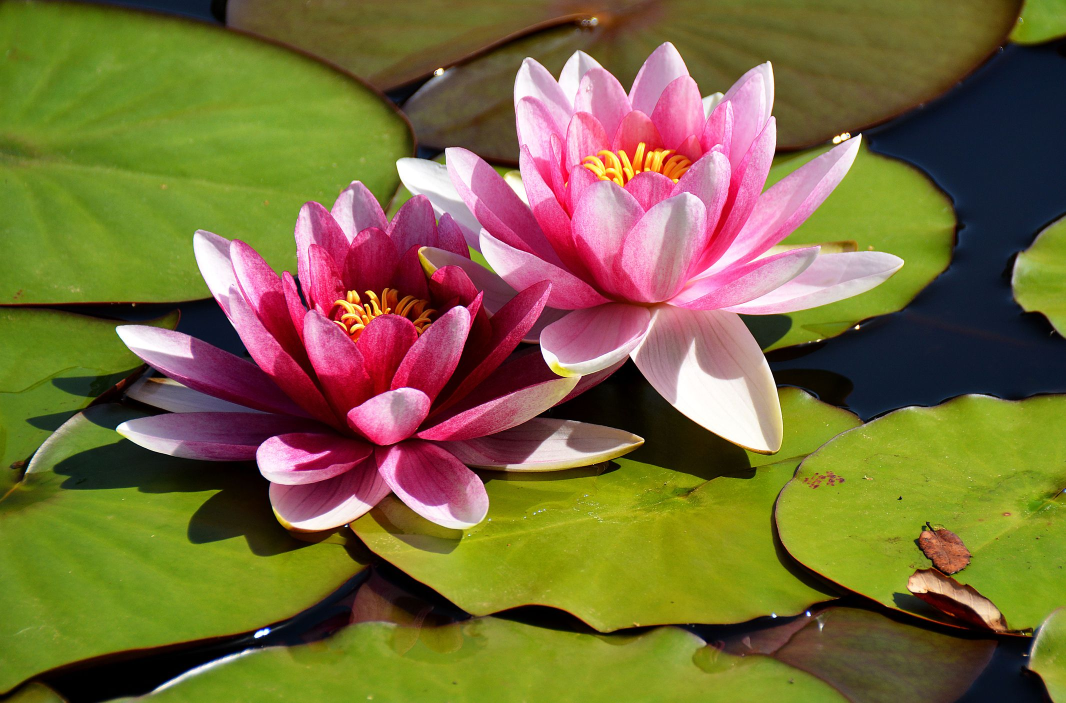
#> input picture python_opencv_scikit-learn_pillow/images/test_image.jpg, 2131 x 1406 px, found by its file name (shown at 1/2 size)
$ jupyter execute opencv_image_processing.ipynb
#> lines starting #> are read from the running program, lines starting #| are printed output that depends on the picture; after the words box and inside, x2 and y2 are one past the last pixel; in counts of white or black regions, pixels touching at a corner belong together
<div id="BBox" class="alert alert-warning" style="font-family:courier;color:black;justify-content:left;">
<h1>OpenCV Basics for Image Preprocessing</h1>
<h3>1. Reading and Displaying Images</h3>
<strong>Method: </strong>
cv2.imread(), cv2.imshow(), cv2.imwrite()
<br><br>
<strong>Explanation: </strong>
Reading images is fundamental before applying any transformations. Displaying allows verification, and saving is useful for storing results.
</div>

[cell 1]
# pip install opencv-python

[cell 2]
import cv2
image = cv2.imread('test_image.jpg')
#> image is the input picture: shape (1406, 2131, 3); mean B, G, R 59.3, 107.3, 121.3
# Naming a window
cv2.namedWindow("Original Image", cv2.WINDOW_NORMAL)
# Using resizeWindow()
cv2.resizeWindow("Original Image", 1280, 720)
cv2.imshow('Original Image', image)
cv2.waitKey(0)
cv2.destroyAllWindows()

<div id="BBox" class="alert alert-warning" style="font-family:courier;color:black;justify-content:left;">
<h3>2. Converting Color Spaces</h3>
<strong>Method: </strong>
cv2.cvtColor()
<br><br>
<strong>Explanation: </strong>
Converting images to grayscale or other color spaces (like HSV) is essential for various algorithms that work with simpler or specific color spaces.
</div>

[cell 3]
gray_image = cv2.cvtColor(image, cv2.COLOR_BGR2GRAY) # cv2.COLOR_BGR2HSV
# Naming a window
cv2.namedWindow("Grayscale Image", cv2.WINDOW_NORMAL)
# Using resizeWindow()
cv2.resizeWindow("Grayscale Image", 1280, 720)
cv2.imshow('Grayscale Image', gray_image)
cv2.waitKey(0)
cv2.destroyAllWindows()

[cell 4]
import numpy as np
import cv2

# Split the image into its color channels
b_channel, g_channel, r_channel = cv2.split(image)

# Create a black image for each channel
height, width, channel = image.shape
#> height = 1406; width = 2131; channel = 3
black_image = np.zeros((height, width), dtype=np.uint8)

# Create an image for each channel
red_image = cv2.merge([black_image, black_image, r_channel])
green_image = cv2.merge([black_image, g_channel, black_image])
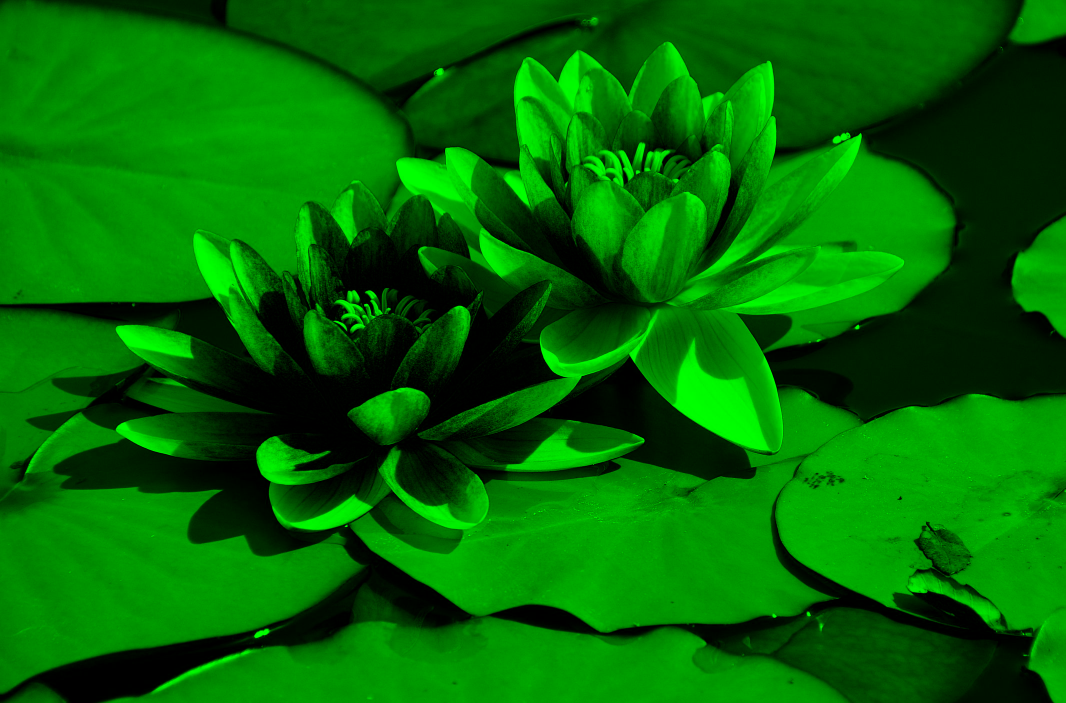
#> green_image: shape (1406, 2131, 3) (shown at 1/2 size); mean of channels 0, 1, 2 0, 107.3, 0; drawn as B, G, R
blue_image = cv2.merge([b_channel, black_image, black_image])
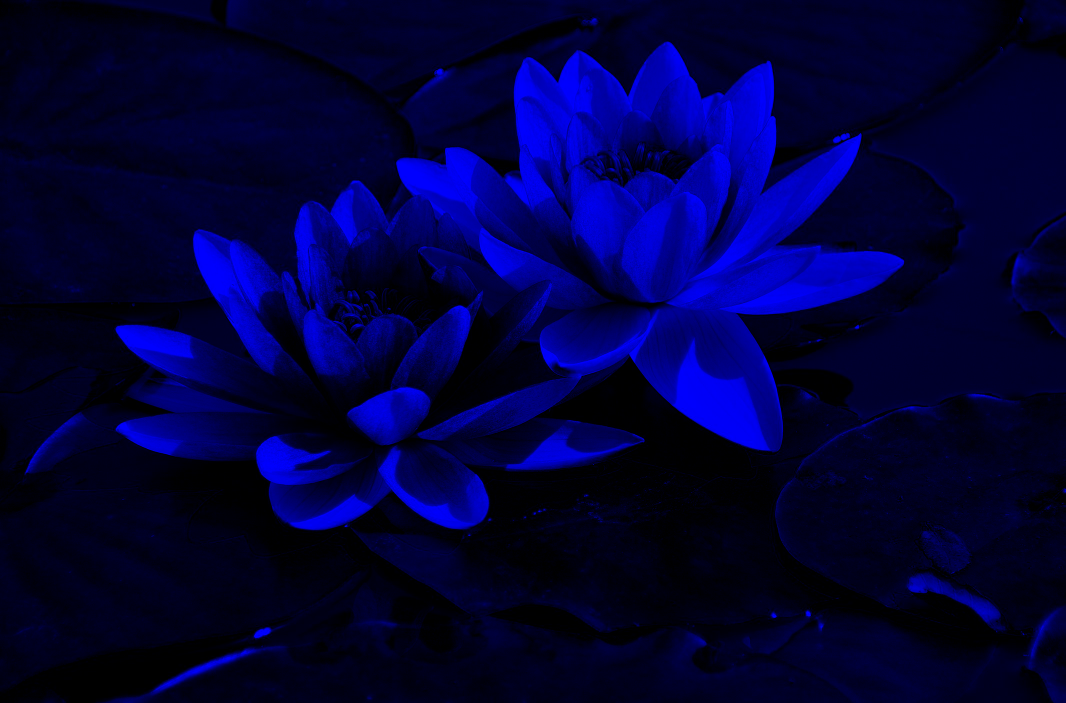
#> blue_image: shape (1406, 2131, 3) (shown at 1/2 size); mean of channels 0, 1, 2 59.3, 0, 0; drawn as B, G, R

# Stack the images horizontally
combined_image = np.hstack((blue_image, green_image, red_image))
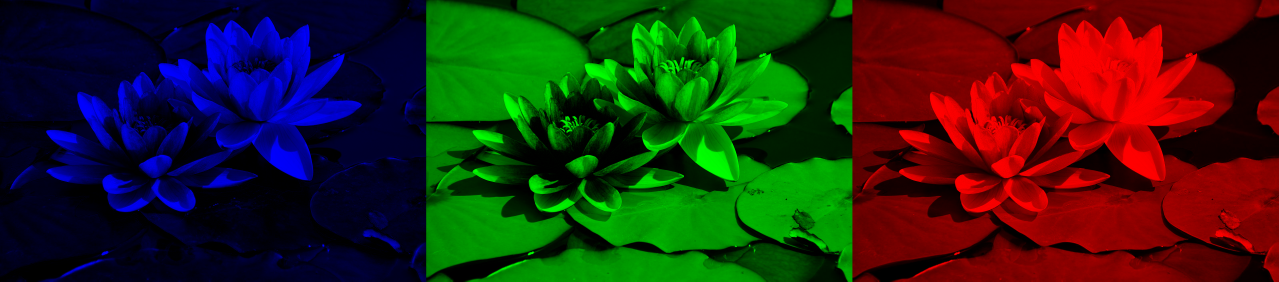
#> combined_image: shape (1406, 6393, 3) (shown at 1/5 size); mean of channels 0, 1, 2 19.8, 35.8, 40.4; drawn as B, G, R

# Naming a window
cv2.namedWindow("Combined Color Channels", cv2.WINDOW_NORMAL)
# Using resizeWindow()
cv2.resizeWindow("Combined Color Channels", 1280, 720)

# Display the combined image
cv2.imshow('Combined Color Channels', combined_image)
cv2.waitKey(0)
cv2.destroyAllWindows()

<div id="BBox" class="alert alert-warning" style="font-family:courier;color:black;justify-content:left;">
<h3>3. Resizing Images</h3>
<strong>Method: </strong>
cv2.resize()
<br><br>
<strong>Explanation: </strong>
Resizing is crucial to standardize input dimensions for deep learning models and reduce computational load.
</div>

[cell 5]
print("Curren Image dimension:", image.shape)
#| Curren Image dimension: (1406, 2131, 3)
resized_image = cv2.resize(image, (1280, 720))
cv2.imwrite("resized_image.jpg", resized_image)
cv2.imshow('Resized Image', resized_image)
cv2.waitKey(0)
cv2.destroyAllWindows()

<div id="BBox" class="alert alert-warning" style="font-family:courier;color:black;justify-content:left;">
<h3>4. Blurring and Smoothing</h3>
<strong>Method: </strong>
cv2.GaussianBlur()
<br><br>
<strong>Explanation: </strong>
Smoothing or blurring helps reduce image noise, making edge detection and other tasks more effective.
</div>

[cell 6]
blurred_image = cv2.GaussianBlur(resized_image, (17, 17), 100)
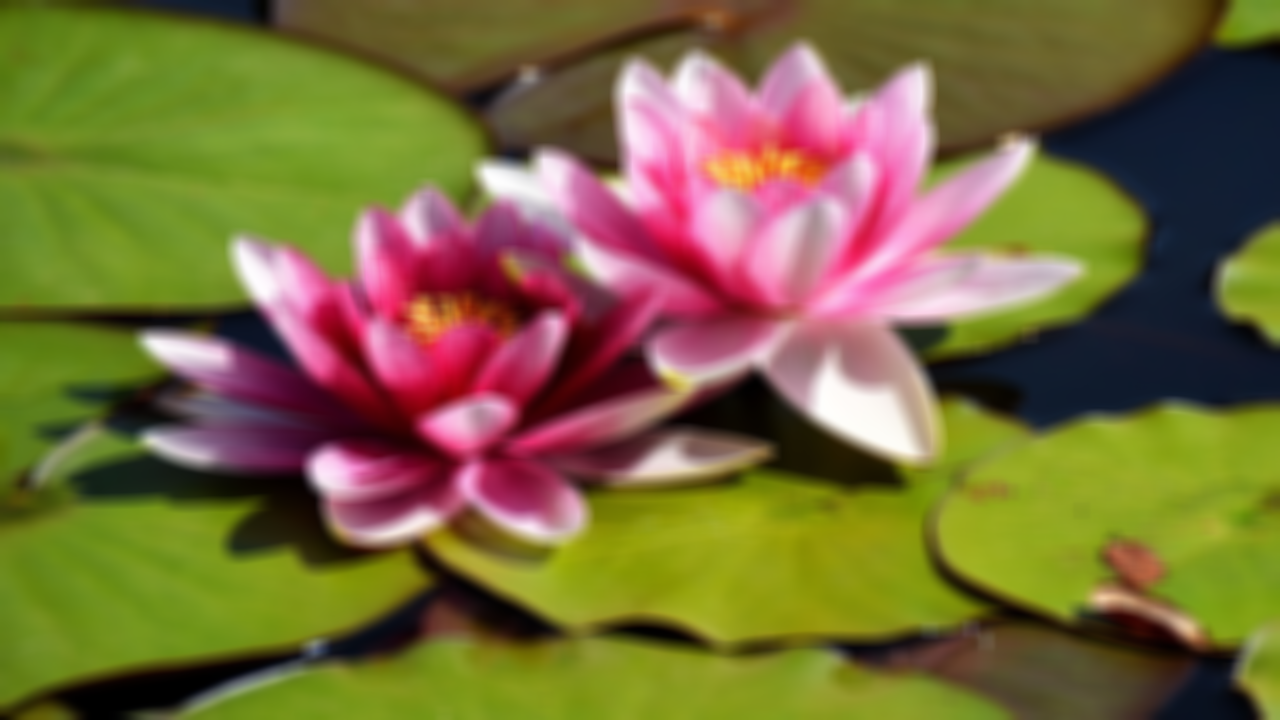
#> blurred_image: shape (720, 1280, 3); mean B, G, R 59.2, 107.1, 121.2
cv2.imshow('Blurred Image', blurred_image)
cv2.waitKey(0)
cv2.destroyAllWindows()

<div id="BBox" class="alert alert-warning" style="font-family:courier;color:black;justify-content:left;">
<h3>5. Edge Detection</h3>
<strong>Method: </strong>
cv2.Canny()
<br><br>
<strong>Explanation: </strong>
Detecting edges is foundational for object detection and shape analysis, often used to highlight structural elements.

</div>

[cell 7]
edges = cv2.Canny(gray_image, 150, 200)
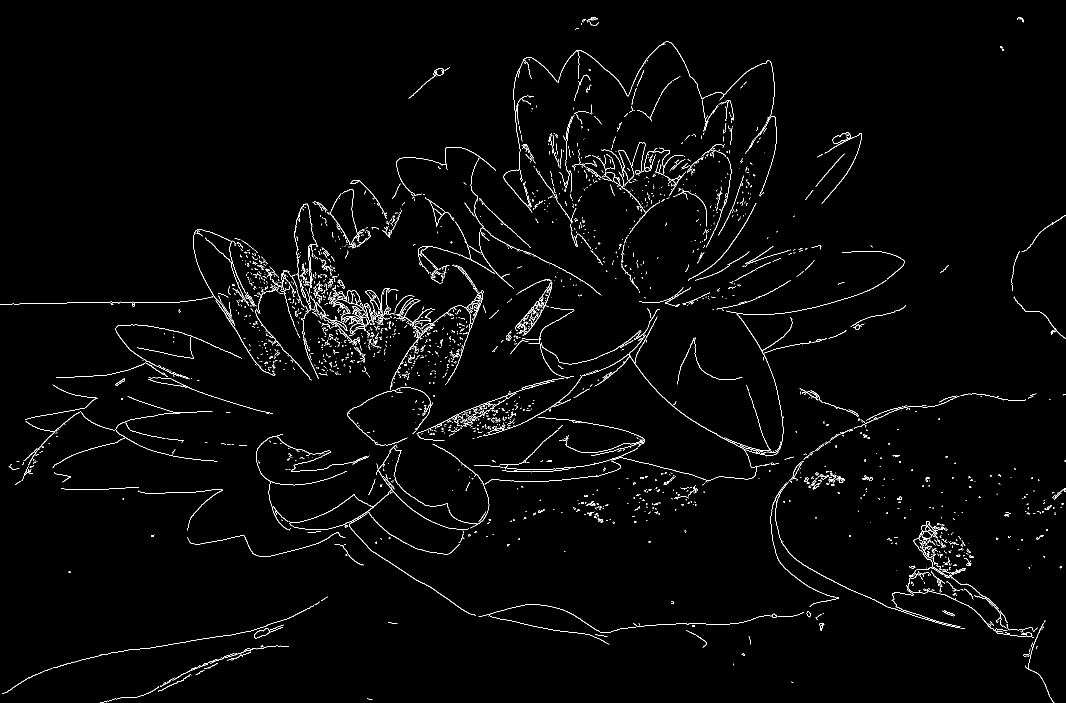
#> edges: shape (1406, 2131) (shown at 1/2 size); 1.9% white in thin lines or dots
# Naming a window
cv2.namedWindow("Edge Detected Image", cv2.WINDOW_NORMAL)
# Using resizeWindow()
cv2.resizeWindow("Edge Detected Image", 1280, 720)
cv2.imshow('Edge Detected Image', edges)
cv2.waitKey(0)
cv2.destroyAllWindows()

<div id="BBox" class="alert alert-warning" style="font-family:courier;color:black;justify-content:left;">
<h3>6. Image Thresholding</h3>
<strong>Method: </strong>
cv2.threshold()
<br><br>
<strong>Explanation: </strong>
Thresholding is used to segment images by converting them to binary, facilitating object detection and image analysis.

</div>

[cell 8]
_, binary_image = cv2.threshold(gray_image, 127, 255, cv2.THRESH_BINARY)
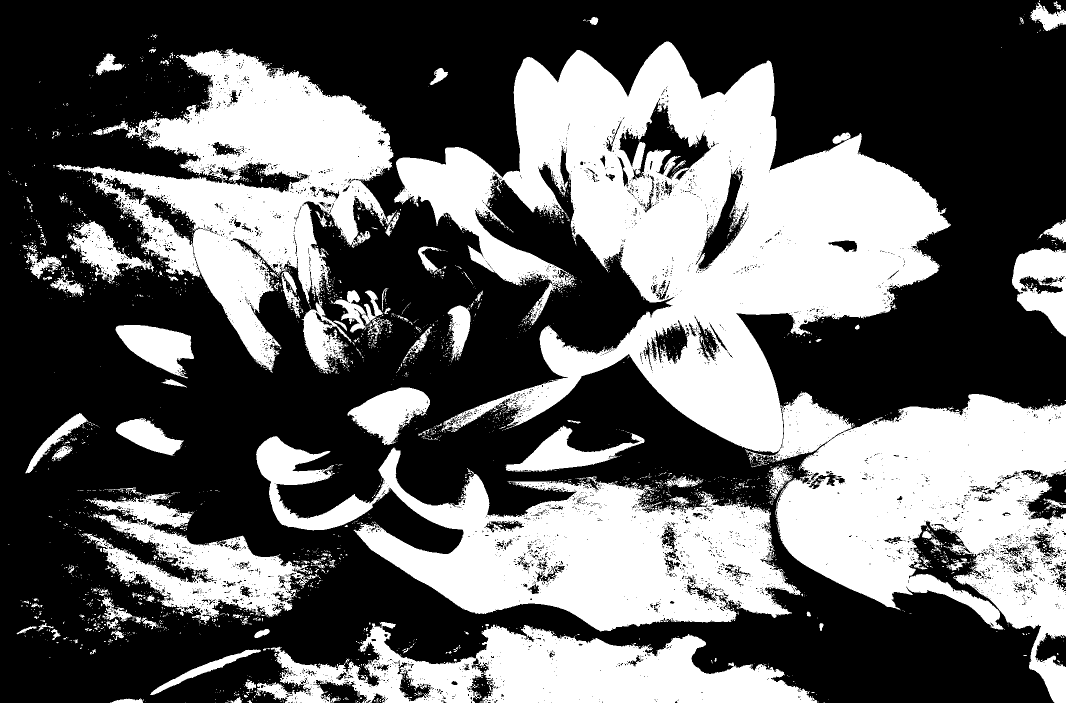
#> binary_image: shape (1406, 2131) (shown at 1/2 size); 39% white; 3409 white regions (3191 under 20 px), largest, box (x1, y1, x2, y2) and area: (788, 83, 2131, 1406) 582168, (512, 872, 1602, 1263) 176436, (112, 97, 794, 745) 161854
# Naming a window
cv2.namedWindow("Binary Image", cv2.WINDOW_NORMAL)
# Using resizeWindow()
cv2.resizeWindow("Binary Image", 1280, 720)
cv2.imshow('Binary Image', binary_image)
cv2.waitKey(0)
cv2.destroyAllWindows()

$ run again, with python_opencv_scikit-learn_pillow/images/2.jpeg copied over python_opencv_scikit-learn_pillow/images/test_image.jpg
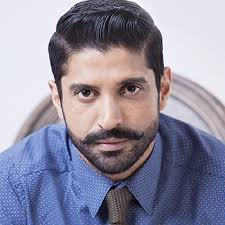
#> input picture python_opencv_scikit-learn_pillow/images/2.jpeg, 225 x 225 px, found by its file name
#> image is the input picture: shape (225, 225, 3); mean B, G, R 158.3, 139.5, 142.6
#| Curren Image dimension: (225, 225, 3)
#> `edges = cv2.Canny(gray_image, 150, 200)`:
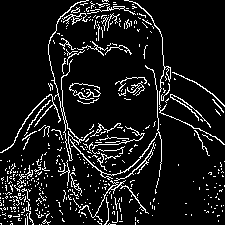
#> edges: shape (225, 225); 9.6% white in thin lines or dots
#> `_, binary_image = cv2.threshold(gray_image, 127, 255, cv2.THRESH_BINARY)`:
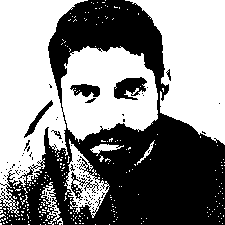
#> binary_image: shape (225, 225); 53.4% white; 98 black regions (90 under 20 px), largest, box (x1, y1, x2, y2) and area: (0, 0, 225, 225) 22114, (114, 77, 147, 100) 487, (70, 84, 100, 97) 268

$ run again, with python_opencv_scikit-learn_pillow/images/3.jpeg copied over python_opencv_scikit-learn_pillow/images/test_image.jpg
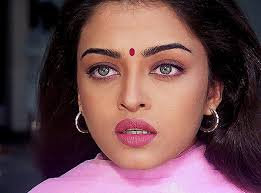
#> input picture python_opencv_scikit-learn_pillow/images/3.jpeg, 261 x 193 px, found by its file name
#> image is the input picture: shape (193, 261, 3); mean B, G, R 78.4, 74.3, 107.8
#| Curren Image dimension: (193, 261, 3)
#> `edges = cv2.Canny(gray_image, 150, 200)`:
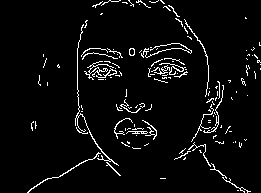
#> edges: shape (193, 261); 4.6% white in thin lines or dots, all inside (x1, y1, x2, y2) = (27, 0, 261, 193)
#> `_, binary_image = cv2.threshold(gray_image, 127, 255, cv2.THRESH_BINARY)`:
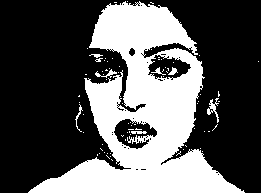
#> binary_image: shape (193, 261); 35.4% white; 77 white regions (69 under 20 px), largest, box (x1, y1, x2, y2) and area: (28, 1, 245, 193) 17334, (207, 98, 219, 123) 107, (95, 69, 117, 78) 64
